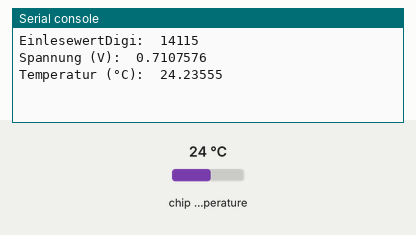
This program was run on a simulated Raspberry Pi Pico running MicroPython. On the bench: the last lines printed to the serial console. The test bench sets the inputs (shaded band); at power-on: chip temperature 24 °C. Files the program writes start out absent.

Above: at 1.2 s.
1.3 s: chip temperature set to 1 °C
At 3.3 s:
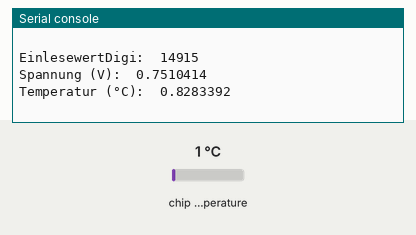
4.0 s: chip temperature set to 11 °C
At 4.9 s:
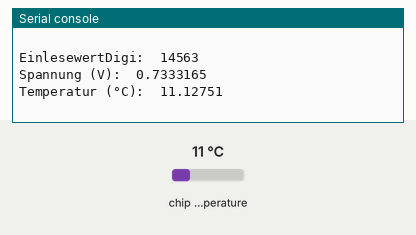
Timing chart, 0 to 7.0 s (numbered marks = the images above; inputs shaded):
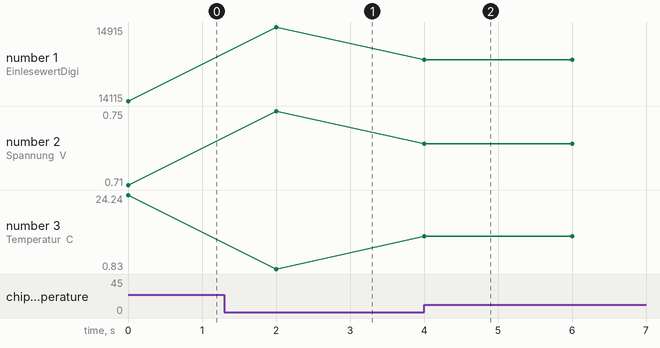

The program:

PB-03-3-30-Temperaturmessung_onboard_kurz_speichern1.py
```python
#==========================================================================
#
# PB-3-3-30-Temperaturmessung onboard kurz speichern1_Kom.py
#
# (keine Bauteile)
#
#==========================================================================
#
# Bibliotheken laden
from machine import ADC
from utime import sleep

Temperatursensor = ADC(4)

Umrechnungsfaktor = 3.3 / (65535)
k=0

DateiT = open("Keller-Temperaturen.txt","w")
DateiT.write("Temperaturen im Keller\n")

# Endlos-Schleife starten
while True:
    k=k+1
    EinlesewertDigi = Temperatursensor.read_u16()
    Spannung = EinlesewertDigi * Umrechnungsfaktor
    temperatur = 27 - (Spannung - 0.706) / 0.001721

    # Ausgabe in der Kommandozeile/Shell
    print("EinlesewertDigi: ", EinlesewertDigi)
    print("Spannung (V): ", Spannung)
    print("Temperatur (°C): ", temperatur)
    print()

    temperatur
    TempStr = str(temperatur)[:7]
    SpeicherZeile = str(k) + "   " + TempStr + "\n"
    DateiT.write(SpeicherZeile)
    DateiT.flush()

    # 2 Sekunden warten
    sleep(2)

"""
Kommentar zum Programm-Code:

    Die Zeile "from machine import ADC" importiert die Klasse "ADC" aus dem
    Modul "machine", das eine Sammlung von Funktionen für die Steuerung der
    Hardware des Pico enthält.

    In der nächsten Zeile wird ein ADC-Objekt erstellt, das den Temperatursensor
    am Pin 4 des Pico steuert.

    Die Variable "Umrechnungsfaktor" wird berechnet, um den digitalen ADC-Wert
    in eine Spannung umzurechnen.

    Die Schleife "while True" wird gestartet, um die Temperatur kontinuierlich
    auszulesen.

    In der Schleife wird der Einlesewert des Temperatursensors ausgelesen und
    in eine Spannung umgewandelt. Dann wird die Temperatur berechnet, indem
    die Formel für die Berechnung der Temperatur mit einem Bias von
    0,706 Volt und einer Steigung von 0,001721 Volt pro Grad Celsius
    verwendet wird.

    Die Temperatur und die Spannung werden in der Kommandozeile/Shell ausgegeben.

    Die Temperatur wird dann in eine Zeichenkette umgewandelt und in eine
    Datei "Keller-Temperaturen.txt" geschrieben. Die "flush()" Methode wird
    verwendet, um sicherzustellen, dass die Daten tatsächlich in die Datei
    geschrieben werden.

    Die Schleife wartet dann für 2 Sekunden, bevor sie die Temperatur erneut
    ausliest.

Das Programm liest die Temperatur im Keller mit einem Temperatursensor aus und
schreibt die Werte in eine Textdatei. Dazu wird ein ADC-Objekt erstellt, das
den Temperatursensor am Pin 4 des Pico steuert. Der Umrechnungsfaktor wird
berechnet, um den digitalen ADC-Wert in eine Spannung umzurechnen. Dann wird
eine Endlos-Schleife gestartet, um die Temperatur kontinuierlich auszulesen.
Innerhalb der Schleife wird der Einlesewert des Temperatursensors ausgelesen
und in eine Spannung umgewandelt. Dann wird die Temperatur berechnet, indem
die Formel für die Berechnung der Temperatur mit einem Bias von 0,706 Volt
und einer Steigung von 0,001721 Volt pro Grad Celsius verwendet wird. Die
Temperatur und die Spannung werden in der Kommandozeile/Shell ausgegeben
und in eine Textdatei geschrieben. Die Schleife wartet dann für 2 Sekunden,
bevor sie die Temperatur erneut ausliest.
"""
```

Measured:
- after the input at 1.3 s, the serial console: prints a new line after 0.70 s (image 1)
- after the input at 4.0 s, the serial console: prints a new line at once (image 2)
- plotted number 1: 14115 → 14915 after the input at 1.3 s, 14915 → 14563 after the input at 4.0 s
- plotted number 2: 0.71 → 0.75 after the input at 1.3 s, 0.75 → 0.73 after the input at 4.0 s
- plotted number 3: 24.24 → 0.83 after the input at 1.3 s, 0.83 → 11.13 after the input at 4.0 s
